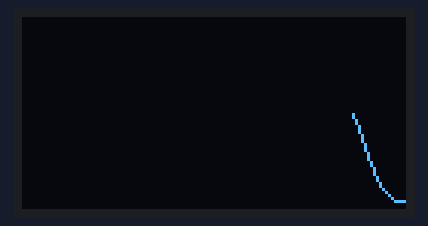
This sketch was run on a simulated Arduino Uno, built with avr-gcc and run on an emulated ATmega328P. Shown: 128×64 one-colour display. Random numbers use the default seed unless the sketch sets one.

Above: at 2.35 s.
At 6.83 s:
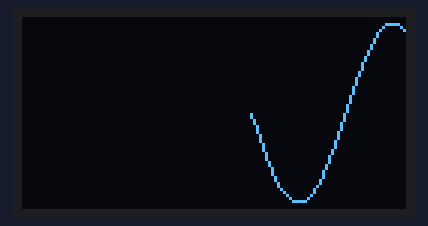
At 11.2 s:
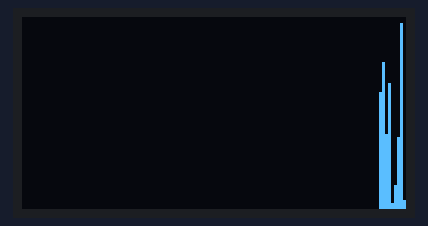
At 19.96 s:
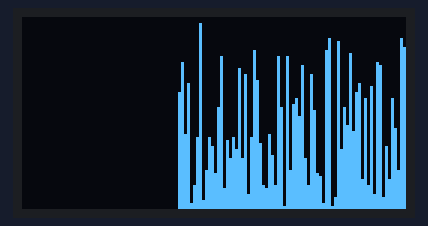
At 29.97 s:
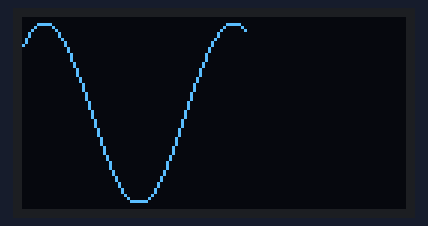
At 39.9 s:
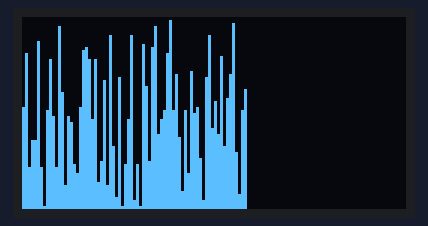

The sketch:

chart.ino
```cpp
#include <Adafruit_GFX.h>
#include <Adafruit_SH110X.h>
#include <chart_display.h>

#define SCREEN_WIDTH 128
#define SCREEN_HEIGHT 64
#define OLED_RESET -1

Adafruit_SH1106G display(SCREEN_WIDTH, SCREEN_HEIGHT, &Wire, OLED_RESET);

static int t = 0;
  static int mode = 0;
  static unsigned long lastSwitch = 0;

int chartData[SCREEN_WIDTH];  // 資料陣列

void setup() {
  Serial.begin(115200);
  display.begin(0x3C, true);
  display.clearDisplay();
  display.display();

  init_chart_display(&display);
  clearChart(chartData, SCREEN_WIDTH);
}

void loop() {


  // 每10秒切換圖表模式
  if (millis() - lastSwitch > 10000) {
    mode = (mode + 1) % 4;
    clearChart(chartData, SCREEN_WIDTH);
    lastSwitch = millis();
  }

  int value;

  switch (mode) {
    case 0:
      // 折線圖 - 從左到右
      value = 32 + 30 * sin(t * 0.1);
      chartData[SCREEN_WIDTH - 1] = value;
      drawChart(chartData, CHART_LINE, DIR_LEFT_TO_RIGHT);
      break;

    case 1:
      // 長條圖 - 從左到右
      value = random(0, 64);
      chartData[SCREEN_WIDTH - 1] = 64 - value;
      drawChart(chartData, CHART_BAR, DIR_LEFT_TO_RIGHT);
      break;

    case 2:
      // 折線圖 - 從右到左
      value = 32 + 30 * cos(t * 0.1);
      chartData[SCREEN_WIDTH - 1] = value;
      drawChart(chartData, CHART_LINE, DIR_RIGHT_TO_LEFT);
      break;

    case 3:
      // 長條圖 - 從右到左
      value = 64 - random(0, 64);
      chartData[SCREEN_WIDTH - 1] = value;
      drawChart(chartData, CHART_BAR, DIR_RIGHT_TO_LEFT);
      break;
  }

  delay(100);
  t++;
}
```
